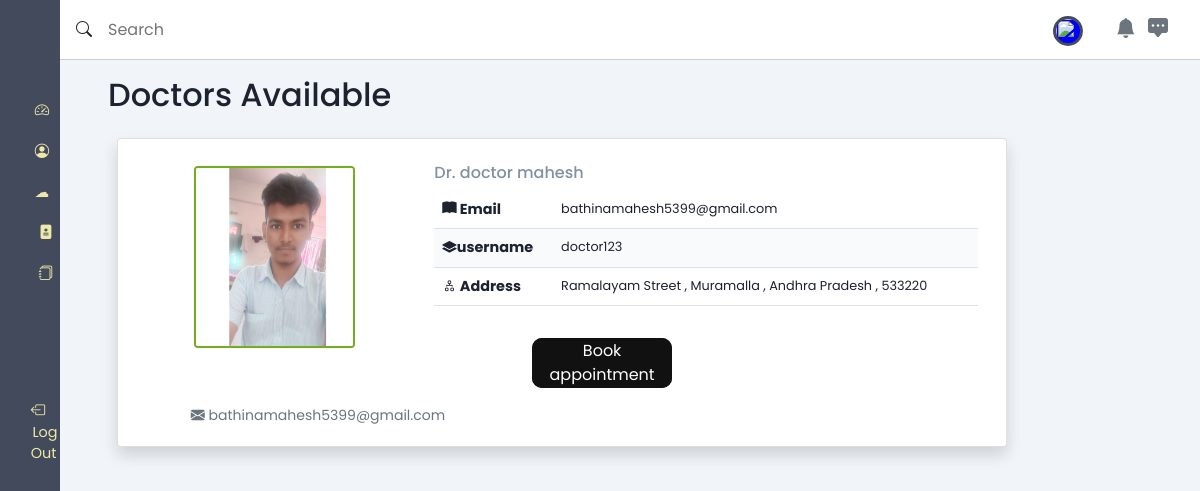
Page /patient_book_appointment/ on the earlier database version.
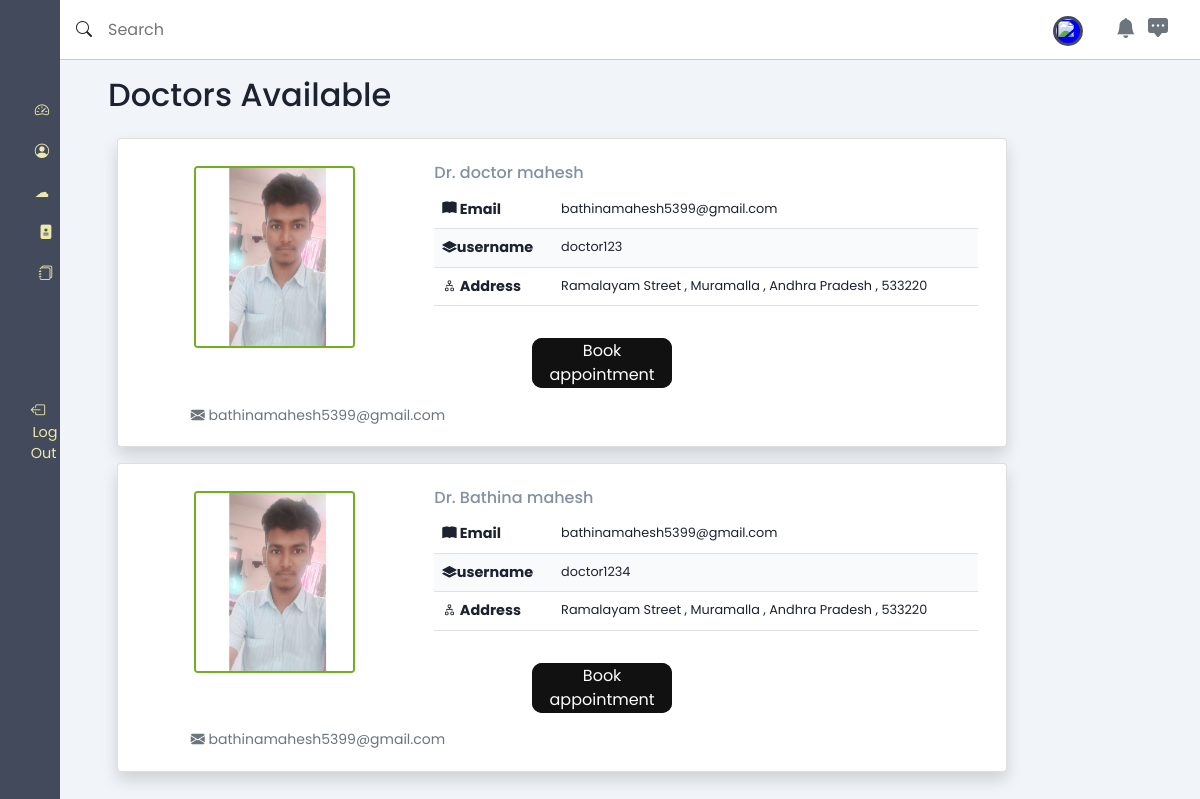
Same page on the later database version.
### users/models.py (models this page shows)
class User(AbstractUser):
    user_status = models.CharField(max_length=500, blank=True)
    first_name=models.TextField(max_length=500, blank=True)
    last_name=models.TextField(max_length=500, blank=True)
    profile_pic = models.ImageField(upload_to="doctor/profiles", blank=True,
                                    default="doctor/profiles/download.png")  # default=
    username = models.CharField(max_length=30, blank=False,unique=True)
    email=models.CharField(max_length=30, blank=False)
    gender_choices = (("Male", "Male"), ("Female", "Female"))
    sex = models.TextField(
        max_length=10, choices=gender_choices, default="not_known")
    password=models.TextField(max_length=30, blank=False)
    confirm_password=models.TextField(max_length=30, blank=False)
    address = models.TextField(max_length=30, blank=True)

### patient/views.py (the view)
# urls.py: path('patient_book_appointment/', patient_book_appointment, name='patient_book_appointment'),
def patient_book_appointment(request):
    tot_doctors = User.objects.filter(user_status="Doctor")
    return render(request,'patient/patient_book_appointment.html',context={"tot_doctors": tot_doctors})

### templates/patient/patient_book_appointment.html (shortened to what this page needs)
{% extends 'patient/patient_main.html' %}
{% load static %}
{% block content %}
<main>
    <h2 class="dash-title">Doctors Available</h2>
    <section class="recent">
        <div class="table-div">
            <div class="row justify-content-left" >
                {% for i in  tot_doctors %}
                <div class="card mb-3 shadow col-12 col-md-10 " style="margin-left:2%;">
                    <div class="row g-0">
                      <div class="col-md-4 text-center p-2" style="max-height:90%;max-width:40%;">
                        <img src="{{ i.profile_pic.url }}" class="rounded" style="height:70%;width:59%;margin-top:7%;border: 2px solid #73AD21;border-radius:200px;" alt="...">
                      </div>
                      <div class="col-md-8">
                        <div class="card-body">
                          <h5 class="card-title mt-2">Dr.&nbsp;{{ i.first_name }}&nbsp;{{ i.last_name }}</h5>
                          <table class="table">
                            <tbody>
                            <tr>
                                <th scope="col"> <i class="bi bi-book-fill"></i> Email</th>
                                <td scope="col"> {{ i.email }}</td>
                            </tr>
                            <tr>
                                <th scope="col"> <i class="bi bi-layers-fill"></i>username</th>
                                <td scope="col"> {{ i.username }}</td>
                            </tr>
                            <tr>
                                <th scope="col"> <i class="bi bi-diagram-2"></i> Address</th>
                                <td scope="col"> {{ i.address }}</td>
                            </tr>
                            </tbody>
                             </table>
                        </div>
                        <div class="container-new-example">
                                <a href="/patient_confirm_book/{{ i.username }}/"><button type="submit" class="glow-on-hover" value=Submit> Book appointment </button></a>
                            </div>
                      </div>
                      <div class="text-left mb-1 " style="float:left;margin-left:7%;margin-top:-5%;">
                        <p class="card-text"><small class="text-muted"><i class="bi bi-envelope-fill" style="text-decoration:none ; "></i> {{ i.email }}</small></p>
                    </div>
                    </div>
                  </div>
                  {% endfor %}
            </div>
        </div>
    </section>
</main>
{% endblock %}

Differences in the rows shown:
added User: profile_pic (picture), first_name "Bathina", last_name "mahesh", email "bathinamahesh5399@gmail.com", username "doctor1234", address "Ramalayam Street , Muramalla , Andhra Pradesh , 533220"
